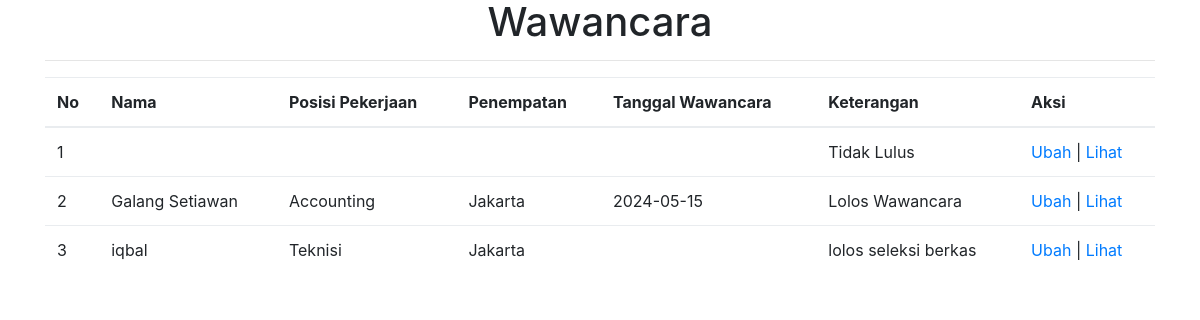
Page /admin/wwcr.php (signed in) on the committed database.
### tables this page shows
CREATE TABLE `pelamar` (
  `id_pelamar` int NOT NULL,
  `posisi_pekerjaan` varchar(255) NOT NULL DEFAULT '',
  `lokasi_seleksi` varchar(255) NOT NULL DEFAULT '''''',
  `username` varchar(40) NOT NULL,
  `password` varchar(18) NOT NULL,
  `nama` varchar(255) NOT NULL DEFAULT '''''',
  `nik` int NOT NULL,
  `status_pegawai` varchar(255) NOT NULL,
  `jekel` varchar(255) NOT NULL DEFAULT '',
  `tempat_lhr` varchar(255) NOT NULL DEFAULT '',
  `tgl_lhr` date DEFAULT NULL,
  `alamat` varchar(40) NOT NULL DEFAULT '',
  `kodepos` varchar(15) NOT NULL DEFAULT '',
  `kota` varchar(15) NOT NULL DEFAULT '',
  `no_tlp` varchar(20) NOT NULL DEFAULT '',
  `no_hp` varchar(20) NOT NULL DEFAULT '',
  `ktp` varchar(16) NOT NULL DEFAULT '',
  `negara` varchar(20) NOT NULL DEFAULT '',
  `agama` varchar(15) NOT NULL DEFAULT '',
  `hobi` varchar(10) NOT NULL DEFAULT '',
  `alamat_ortu` varchar(35) NOT NULL DEFAULT '',
  `kodepos_ortu` varchar(15) NOT NULL DEFAULT '',
  `kota_ortu` varchar(15) NOT NULL DEFAULT '',
  `status` varchar(15) NOT NULL DEFAULT '',
  `jml_anak` varchar(10) NOT NULL DEFAULT '',
  `nm_kel` varchar(35) NOT NULL DEFAULT '',
  `hubungan` varchar(20) NOT NULL DEFAULT '',
  `alamat_kel` varchar(35) NOT NULL DEFAULT '',
  `no_kel` varchar(15) NOT NULL DEFAULT '',
  `pendidikan` varchar(15) NOT NULL DEFAULT '',
  `nm_sekolah` varchar(30) NOT NULL DEFAULT '',
  `jurusan` varchar(30) NOT NULL DEFAULT '',
  `tgl_mulai` date DEFAULT NULL,
  `tgl_selesai` date DEFAULT NULL,
  `nilai` float NOT NULL DEFAULT '0',
  `organisasi` varchar(35) NOT NULL DEFAULT '',
  `jabatan` varchar(25) NOT NULL DEFAULT '',
  `periode_org` varchar(20) NOT NULL DEFAULT '',
  `nm_kursus` varchar(30) NOT NULL DEFAULT '',
  `tahun` year NOT NULL DEFAULT '0000',
  `penyelenggara` varchar(25) NOT NULL DEFAULT '',
  `peringkat` varchar(15) NOT NULL DEFAULT '',
  `bahasa` varchar(15) NOT NULL DEFAULT '',
  `dengar` varchar(15) NOT NULL DEFAULT '',
  `baca` varchar(15) NOT NULL DEFAULT '',
  `bicara` varchar(15) NOT NULL DEFAULT '',
  `tulis` varchar(15) NOT NULL DEFAULT '',
  `nm_pt` varchar(25) NOT NULL DEFAULT '',
  `tgl_awal` date DEFAULT NULL,
  `tgl_akhir` date DEFAULT NULL,
  `almt_pt` varchar(35) NOT NULL DEFAULT '',
  `tlp_pt` varchar(15) NOT NULL DEFAULT '',
  `jabat_awal` varchar(20) NOT NULL DEFAULT '',
  `jabat_akhir` varchar(20) NOT NULL DEFAULT '',
  `nm_atasan` varchar(30) NOT NULL DEFAULT '',
  `alasan` varchar(100) NOT NULL DEFAULT '',
  `gaji` varchar(20) NOT NULL DEFAULT '',
  `dokumen` longtext,
  `foto` longtext,
  `file_sertifikat` longtext,
  `wawancara` longtext,
  `tgl_wwcr` date DEFAULT NULL,
  `mulai_kontrak` date DEFAULT NULL,
  `akhir_kontrak` date DEFAULT NULL
);

### admin/wwcr.php (the view, shortened to what this page needs)
<?php
if(@$_SESSION['admin']){
?>
<!DOCTYPE html>
<html lang="en">
  <head>
    <link rel="stylesheet" href="../bootstrap4/css/bootstrap.min.css">
    <link rel="stylesheet" href="../bootstrap4/css/custom.css">
    <link rel="stylesheet" href="https://maxcdn.bootstrapcdn.com/font-awesome/4.7.0/css/font-awesome.min.css">
    <link rel="stylesheet" href="../bootstrap4/css/dataTables.bootstrap4.css">
    <link rel="stylesheet" href="../bootstrap4/css/dataTables.bootstrap4.min.css">
  </head>
<div class="container">
  <body style="background-color: transparent;">
        <h1 align="center">Wawancara</h1>
        <hr>
            <div class="row">
                <div class="col-md-12">
                    <table id="example" class="table table-responsive table-hover" cellspacing="0" width="100%" >
                         <thead>
                             <tr>
                                <th>No</th>
                                <th>Nama</th>
                                <th>Posisi Pekerjaan</th>
                                <th>Penempatan</th>
                                <th>Tanggal Wawancara</th>
                                <th>Keterangan</th>
                                <th>Aksi</th>
                            </tr>
                           </thead>
                        <tbody>
                        <?php
                        include "koneksi.php";
                        $query = "SELECT m.keterangan, p.id_pelamar, p.nama, p.posisi_pekerjaan, p.lokasi_seleksi, p.tgl_wwcr
                                    FROM master_pelamar m
                                    LEFT JOIN pelamar p ON m.id_pelamar=p.id_pelamar";
                        $sql = mysqli_query($connect, $query);
                        $no = 1;
                        while($data = mysqli_fetch_array($sql)){
                            echo "<tr scope='row'>";
                            echo "<td>".$no."</td>";
                            echo "<td>".$data ['nama']."</td>";
                            echo "<td>".$data ['posisi_pekerjaan']."</td>";
                            echo "<td>".$data ['lokasi_seleksi']."</td>";
                            echo "<td>".$data ['tgl_wwcr']."</td>";
                            echo "<td>".$data ['keterangan']."</td>";
                            echo "<td>
                                    <a href='hasil_wwcr.php?id_pelamar=".$data['id_pelamar']."'>Ubah</a> |
                                    <a href='lihat_wwcr.php?id_pelamar=".$data['id_pelamar']."'>Lihat</a>
                                  </td>";
                            echo "</tr>";
                            $no++;
                        }
                        ?>
                        </tbody>
                    </table>
                </div>
            </div>
</div>
  </body>
</html>
<?php
}else {
    include "illegal.php";
}
?>

### rows in the picture
pelamar: keterangan "Tidak Lulus"
pelamar: nama "Galang Setiawan", posisi_pekerjaan "Accounting", lokasi_seleksi "Jakarta", tgl_wwcr "2024-05-15", keterangan "Lolos Wawancara"
pelamar: nama "iqbal", posisi_pekerjaan "Teknisi", lokasi_seleksi "Jakarta", keterangan "lolos seleksi berkas"
